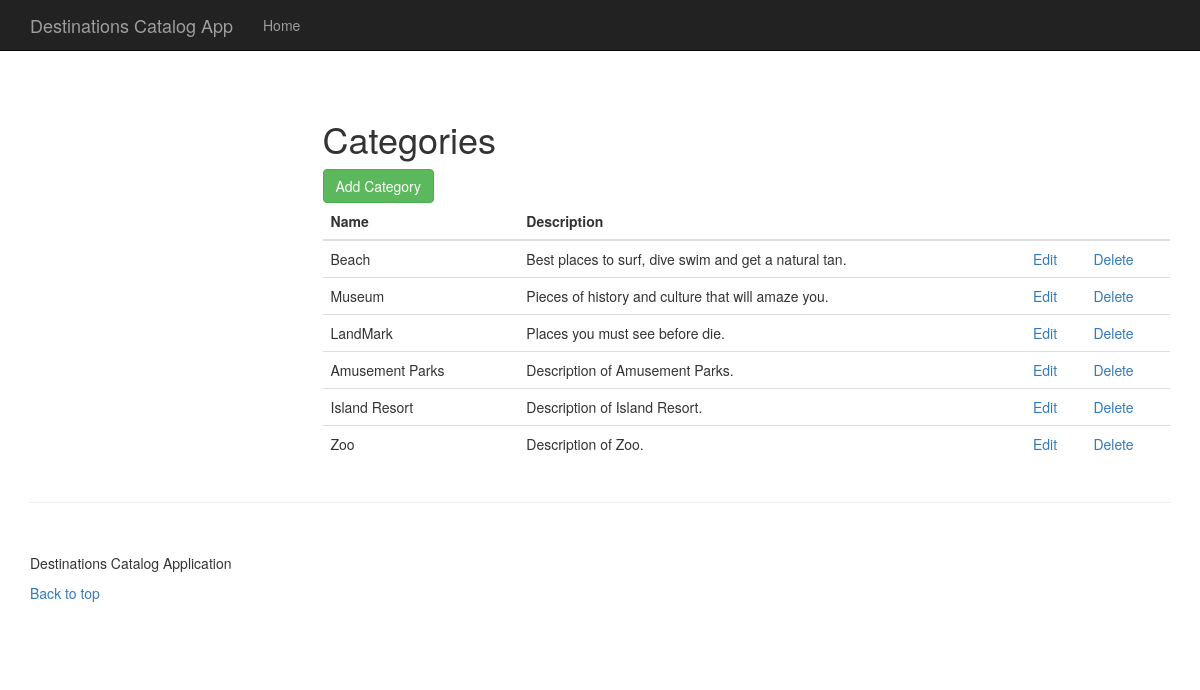
The page /categories on the database as committed earlier.
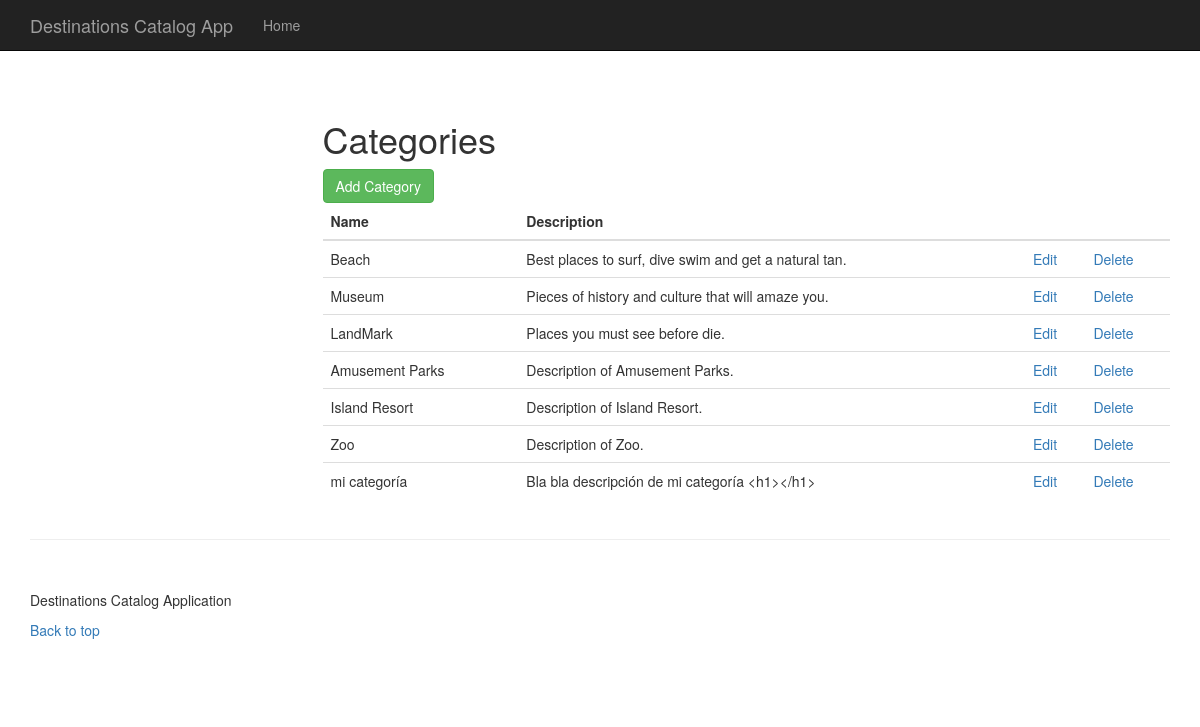
The same page on the database as committed later.
### itemCatalog/models.py (models this page shows, shortened)
class Category(db.Model):
    id = db.Column(db.Integer, primary_key=True)
    name = db.Column(db.String(80), unique=True, nullable=False)
    description = db.Column(db.Text())
    items = db.relationship('Item', backref = "category", lazy = "dynamic")

### itemCatalog/views.py (the view)
@app.route('/categories')
def listCategories():
    cats = Category.query.all()
    return render_template('categories.html', categories=cats)

### itemCatalog/templates/categories.html
{% extends "mainLayout.html" %}
{% block content %}
    <h1>Categories</h1>
    <a class="btn btn-success" href="{{ url_for('.newCategory') }}">Add Category</a>
    <div class="table-responsive">
        <table class="table table-hover">
            <thead>
                <tr>
                    <th>Name</th>
                    <th>Description</th>
                    <th></th>
                    <th></th>
                </tr>
            </thead>
            <tbody>
                {% for cat in categories %}
                    <tr>
                        <td>{{ cat.name }}</td>
                        <td>{{ cat.description }}</td>
                        <td><a href="{{ url_for('.editCategory', category_id=cat.id) }}">Edit</a></td>
                        <td><a href="{{ url_for('.deleteCategory', category_id=cat.id) }}">Delete</a></td>
                    </tr>
                {% endfor %}
            </tbody>
        </table>
    </div>
{% endblock %}

### itemCatalog/templates/mainLayout.html (shortened to what this page needs)
<!DOCTYPE html>
<html lang="en">
<head>
    <link href="{{url_for('static', filename='css/bootstrap.min.css')}}" rel="stylesheet">
    <link href="{{url_for('static', filename='css/styles.css')}}" rel="stylesheet">
</head>
<body>
    <nav class="navbar navbar-inverse navbar-fixed-top" role="navigation">
        <div class="container">
            <div class="navbar-header">
                <a class="navbar-brand" href="#">Destinations Catalog App</a>
            </div>
            <div class="collapse navbar-collapse" id="ictlog-navbar-collapse">
                <ul class="nav navbar-nav">
                    <li>
                        <a href="#">Home</a>
                    </li>
                </ul>
            </div>
        </div>
    </nav>
    <div class="container">
        <dir class="row">
            <div class="col-lg-12">
            </div>
        </dir>
        <div class="row">
            <div class="col-md-3">
            </div>
            <div class="col-md-9">
                {% block content %}
                {% endblock %}
            </div>
        </div>
        <hr>
        <footer>
            <div class="row">
                <div class="col-lg-12">
                    <p>Destinations Catalog Application</p>
                    <p><a href="#">Back to top</a></p>
                </div>
            </div>
        </footer>
    </div>
</body>
</html>

### itemCatalog/static/css/styles.css (style rules this page uses)
body { padding-top: 70px; }
footer { margin: 50px 0; }

Rows that differ between the two databases and show on the page:
added Category: name "mi categoría", description "Bla bla descripción de mi categoría <h1></h1>"
